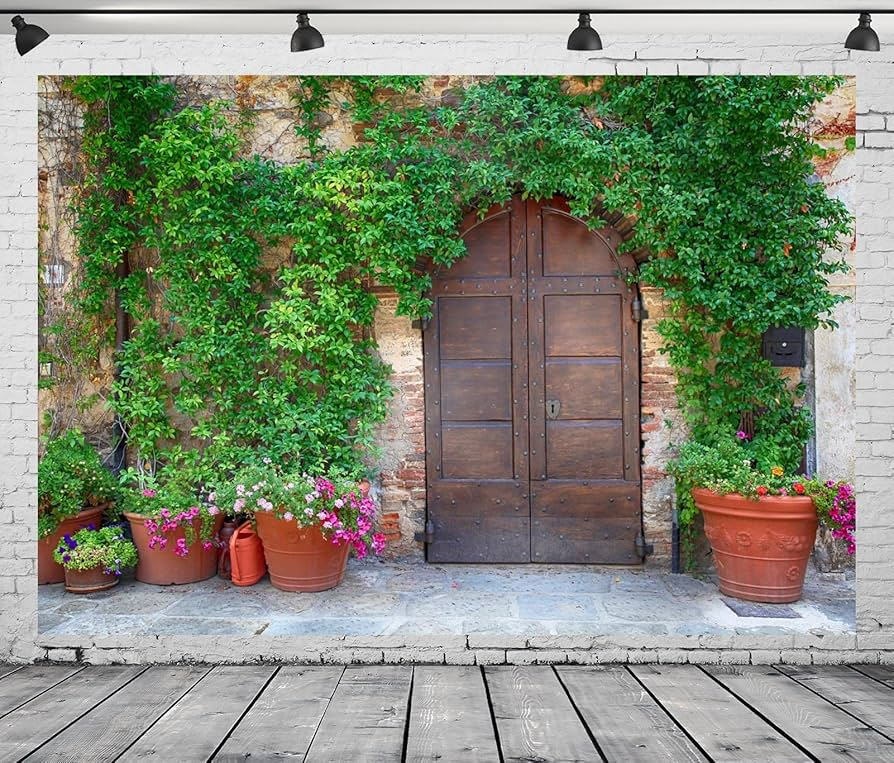
#> input picture files/past-demo-codes/testimage4.jpg, 894 x 763 px, found by its file name
$ jupyter execute GMMExamples.ipynb
#> lines starting #> are read from the running program, lines starting #| are printed output that depends on the picture
#> further down, image is the input picture: shape (763, 894, 3); mean R, G, B 130.4, 138.8, 118.1
[cell 1]
import numpy as np
import cv2
from sklearn.mixture import GaussianMixture
import matplotlib.pyplot as plt

def gmm_image_segmentation(image, n_components=3, covariance_type='full', random_state=42):

    # Get image dimensions
#> called with n_components = 4, covariance_type = 'full', random_state = 42
    height, width = image.shape[:2]
#> height = 763; width = 894
    channels = 1 if len(image.shape) == 2 else image.shape[2]
#> channels = 3

    # Reshape image to a 2D array of pixels (features: intensity or RGB)
    data = image.reshape(-1, channels)

    # Fit GMM
    gmm = GaussianMixture(n_components=n_components, covariance_type=covariance_type, random_state=random_state)
    gmm.fit(data)

    # Predict labels
    labels = gmm.predict(data)

    # Reshape labels back to image shape
    labels = labels.reshape(height, width)
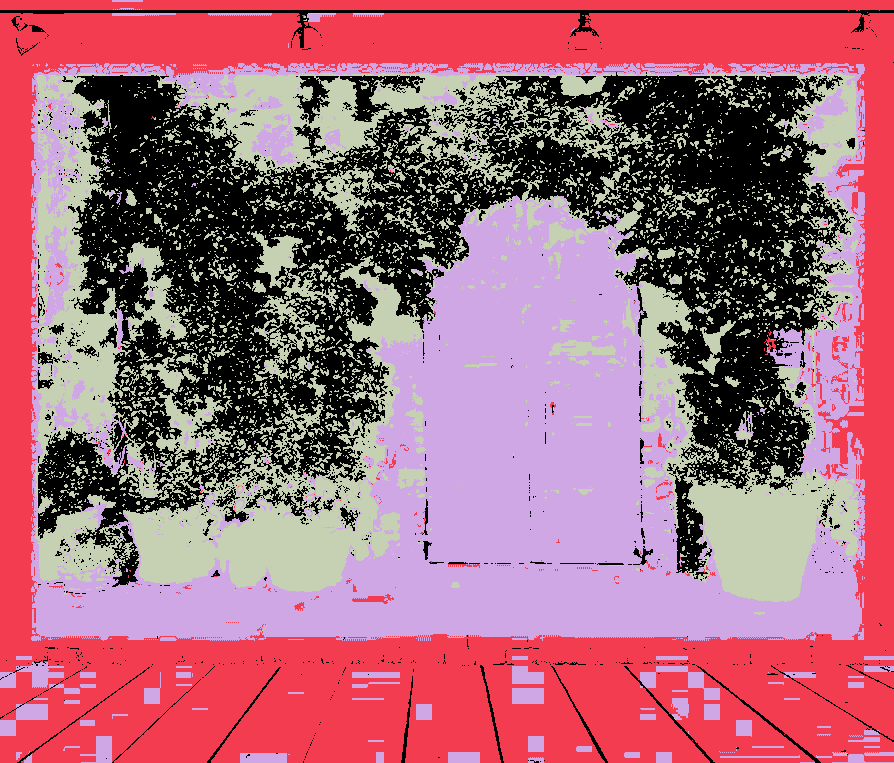
#> labels: shape (763, 894) int64; 4 distinct labels, from 0 to 3; one colour per label, 0 black

    return labels

[cell 2]
# Example usage with visualization
from skimage import io

# Create a sample synthetic image (for demonstration)
height, width = 100, 100
image = np.zeros((height, width, 3), dtype=np.uint8)
image[20:50, 20:50] = [255, 0, 0]  # Red square
image[60:90, 60:90] = [0, 255, 0]  # Green square

# Load image and convert it to double precision (float in Python)
image = io.imread('/content/sample_data/testimage4.jpg')  # Replace with your image file path

# Run GMM segmentation
n_components = 4  # Number of segments
labels = gmm_image_segmentation(image, n_components=n_components)

# Convert labels to a segmented image for visualization (assign random colors)
colors = np.random.randint(0, 256, size=(n_components, 3))
segmented_image = colors[labels]
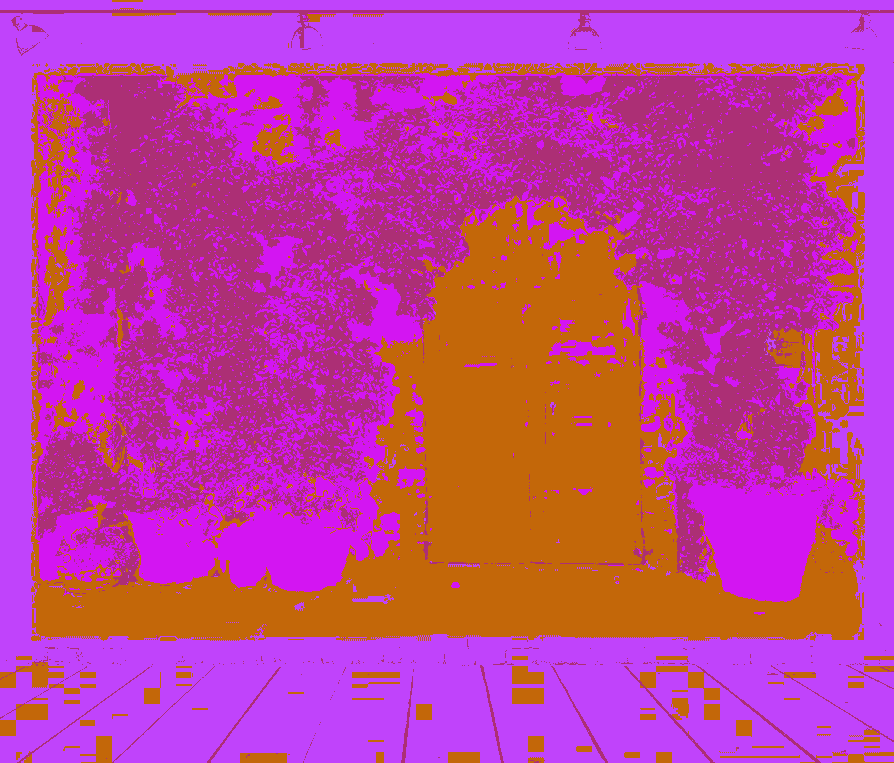
#> segmented_image: shape (763, 894, 3) int64; mean of channels 0, 1, 2 191.8, 61.9, 153.3; drawn as R, G, B

# Print shape and unique labels
print("Segmented image shape:", segmented_image.shape)
#| Segmented image shape: (763, 894, 3)
print("Unique segment labels:", np.unique(labels))
#| Unique segment labels: [0 1 2 3]

[cell 3]
# Visualize original and segmented images
plt.figure(figsize=(10, 5))

# Plot original image
plt.subplot(1, 2, 1)
plt.imshow(image)
plt.title("Original Image")
plt.axis('off')

# Plot segmented image
plt.subplot(1, 2, 2)
plt.imshow(segmented_image)
plt.title("Segmented Image (GMM)")
plt.axis('off')

# Display the plot
plt.show()
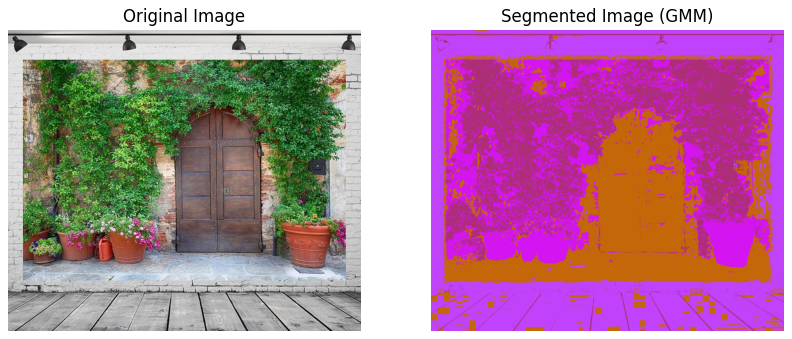
#> figure drawn by matplotlib, 2 panels

$ run again, with files/past-demo-codes/testimage3.jpg copied over files/past-demo-codes/testimage4.jpg
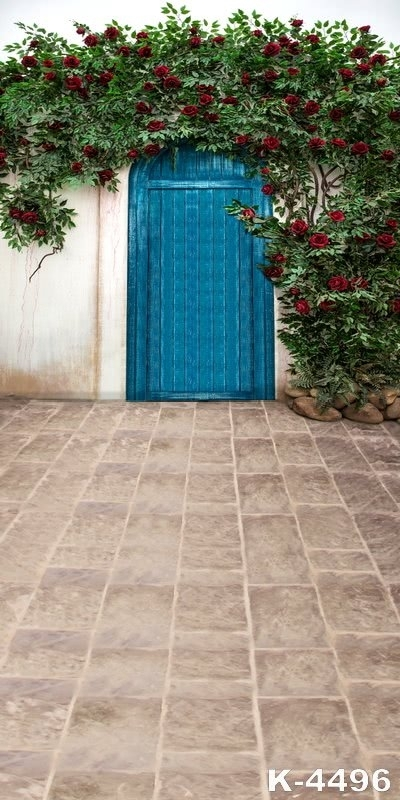
#> input picture files/past-demo-codes/testimage3.jpg, 400 x 800 px, found by its file name
#> image is the input picture: shape (800, 400, 3); mean R, G, B 140.8, 141, 127.7
#> in gmm_image_segmentation, `labels = labels.reshape(height, width)`:
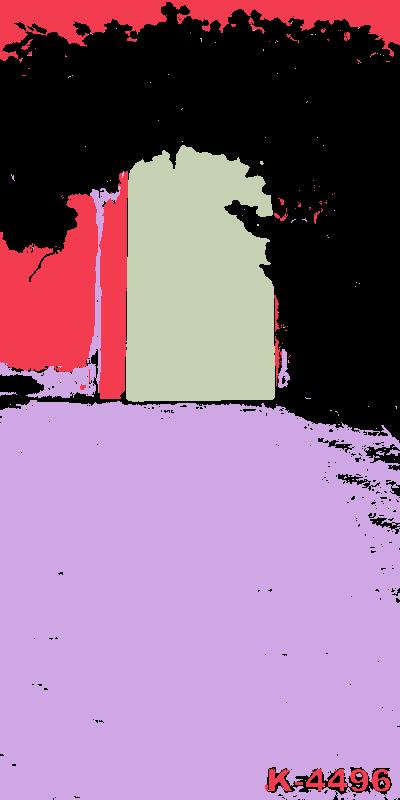
#> labels: shape (800, 400) int64; 4 distinct labels, from 0 to 3; one colour per label, 0 black
#| Segmented image shape: (800, 400, 3)
#| Unique segment labels: [0 1 2 3]
#> `plt.show()`:
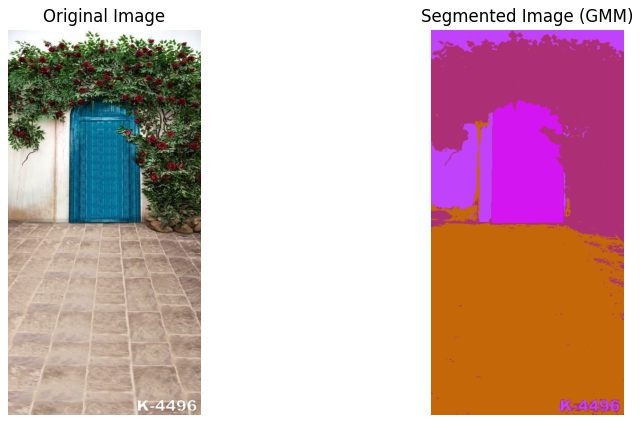
#> figure drawn by matplotlib, 2 panels

$ run again, with files/past-demo-codes/testimage.jpg copied over files/past-demo-codes/testimage4.jpg
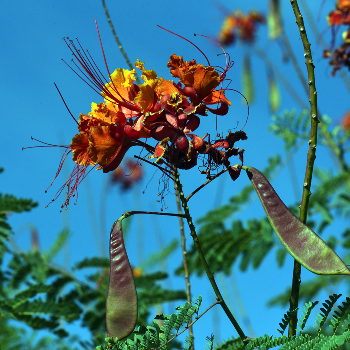
#> input picture files/past-demo-codes/testimage.jpg, 350 x 350 px, found by its file name
#> image is the input picture: shape (350, 350, 4); mean R, G, B, A 59.6, 123.9, 141.6, 255
#> in gmm_image_segmentation, `labels = labels.reshape(height, width)`:
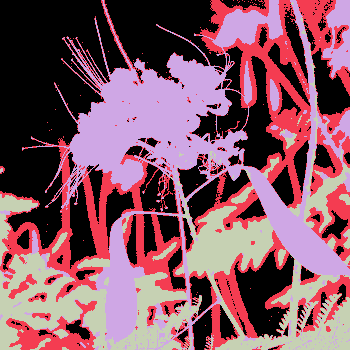
#> labels: shape (350, 350) int64; 4 distinct labels, from 0 to 3; one colour per label, 0 black
#| Segmented image shape: (350, 350, 3)
#| Unique segment labels: [0 1 2 3]
#> `plt.show()`:
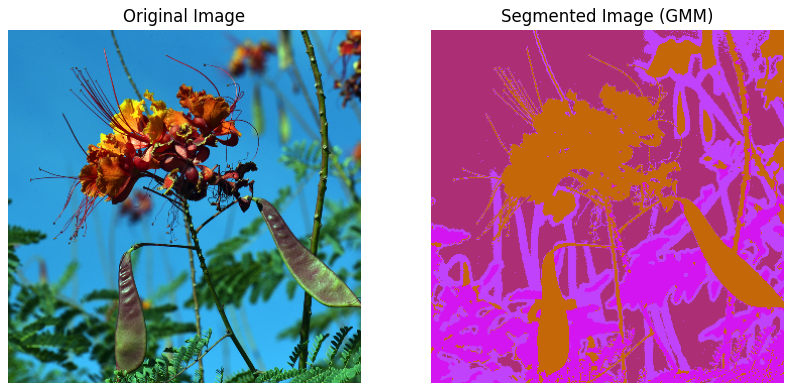
#> figure drawn by matplotlib, 2 panels
